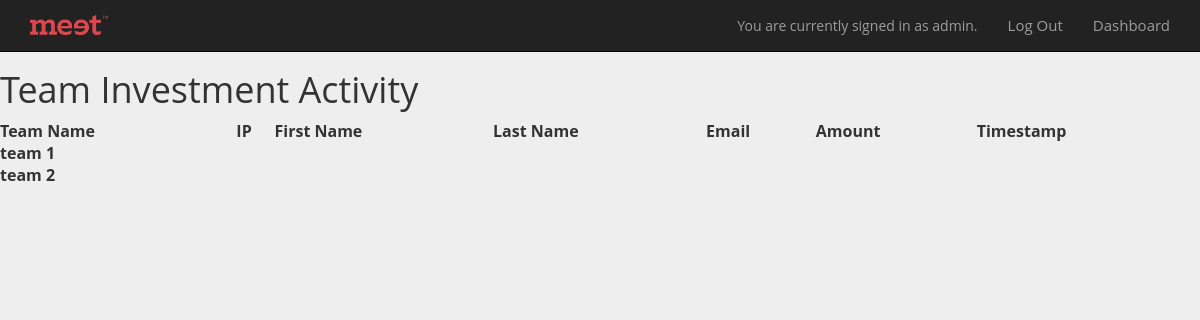
Before: /teamActivity (signed in) with the older database file.
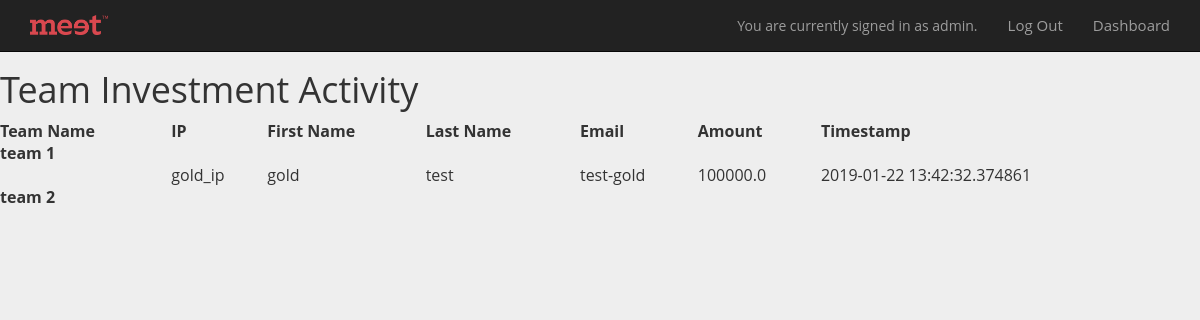
After: the same page with the newer database file.
### models.py (models this page shows, shortened)
class Team(Base):
	__tablename__ = 'team'
	id = Column(Integer, primary_key=True)
	name = Column(String(255))
	photo = Column(String(255), unique=True)
	students = relationship("User", back_populates = "team")
	product = relationship("Product",uselist=False, back_populates = "team")

class Investment(Base):
	__tablename__ = 'investment'
	id = Column(Integer, primary_key=True)
	wallet = relationship("Wallet", back_populates="investments")
	wallet_id = Column(Integer, ForeignKey('wallet.id'))
	product = relationship("Product", back_populates="investments")
	product_id = Column(Integer, ForeignKey('product.id'))
	amount = Column(Float)
	timestamp = Column(DateTime, default=datetime.datetime.utcnow)

class User(Base):
	__tablename__ = 'user'
	id = Column(Integer, primary_key=True)
	first_name = Column(String(255))
	last_name = Column(String(255))
	username = Column(String(255))
	group = Column(String(255))
	email = Column(String(255))
	ip_address = Column(String(255))
	password_hash = Column(String(255))
	team = relationship("Team", back_populates = "students")
	team_id = Column(Integer, ForeignKey('team.id'))
	wallet = relationship("Wallet", uselist = False, back_populates = "user")
	comments = relationship("Comment", back_populates="user")
	verified = Column(Boolean)
	confirmation_code = Column(String)
	confirmation_code_expiration = Column(DateTime)
	hometown = Column(String(255))

### webapp.py (the view)
@app.route("/teamActivity")
def showTeamActivity():
	if 'language' not in login_session:
		login_session['language'] = 'en'
	if 'id' not in login_session:
		flash("You do not have access to this page")
		return redirect(url_for('showLandingPage'))
	if login_session['group'] != "administrator":
		flash("You do not have access to this page")
		return redirect(url_for('showLandingPage'))
	investments = get_investments()
	teams = get_teams()
	return render_template('teamActivity.html', investments = investments, teams = teams)

### database.py (called while the page is built)
def get_teams():
        return session.query(Team).all()

def get_investments():
        return session.query(Investment).all()

### templates/teamActivity.html (shortened to what this page needs)
<head>
	<link rel="stylesheet" href="https://maxcdn.bootstrapcdn.com/bootstrap/3.3.7/css/bootstrap.min.css">
	<link rel="stylesheet" href="{{url_for('static', filename='style.css')}}">
</head>
<body>
<nav class="navbar navbar-inverse navbar-fixed-top">
    <div class="container">
      <div class="navbar-header">
        <a class="navbar-brand" href="/brandClick">
          <img alt="Brand Meet_Logoredv" src="{{url_for('static', filename='meet_logo_1.png')}}" style="max-height: 100%;">
        </a>
      </div>
      <div class="collapse navbar-collapse" id="navbar-collapse-1">
        <div class="navbar-right">
        	<div class="navbar-text" id="userbox">
                You are currently signed in as {{session['email']}}.
            </div>
            <ul class="nav navbar-nav">
              <li><a href = "{{url_for('logout')}}">Log Out</a></li>
              <li><a href = "{{url_for('showDashboard')}}">Dashboard</a></li>
            </ul>
        </div>
      </div>
    </div>
  </nav>
<h1> Team Investment Activity</h1>
<table style="width:100%;text-align:left;border:2px;"
<tr>
	<th>Team Name</th>
	<th>IP</th>
	<th>First Name</th>
	<th>Last Name</th>
	<th>Email</th>
	<th>Amount</th>
	<th>Timestamp</th>
	{% for team in teams %}
		<tr>
			<th>{{team.name}}</th>
		</tr>
		{% for i in investments %}
			{%if i.product.team.id == team.id %}
			<tr>
			<td></td>
			<td>{{i.wallet.user.ip_address}}</td>
			<td>{{i.wallet.user.first_name}}</td>
			<td>{{i.wallet.user.last_name}}</td>
			<td>{{i.wallet.user.email}}</td>
			<td>{{i.amount}}</td>
			<td>{{i.timestamp}}</td>
			</tr>
			{%endif%}
		{%endfor%}
	{%endfor%}
</table>
<br>
<br>
</body>

### static/style.css (style rules this page uses)
body { padding-top: 50px; padding-bottom: 70px; margin: 0px; font-family: 'Open Sans', sans-serif; line-height: 1.5; background: none; }
ul li { line-height: 34px; color: #fff; font-size: 15px; font-family: 'Open Sans', sans-serif; }

### templates/teamActivity.html (style rules this page uses)
body { background: #eeeeee; }

Changed rows visible on the page:
added Investment: wallet.user.ip_address "gold_ip", wallet.user.first_name "gold", wallet.user.last_name "test", wallet.user.email "test-gold", amount "100000.0", timestamp "2019-01-22 13:42:32.374861", shown under Team "team 1"
